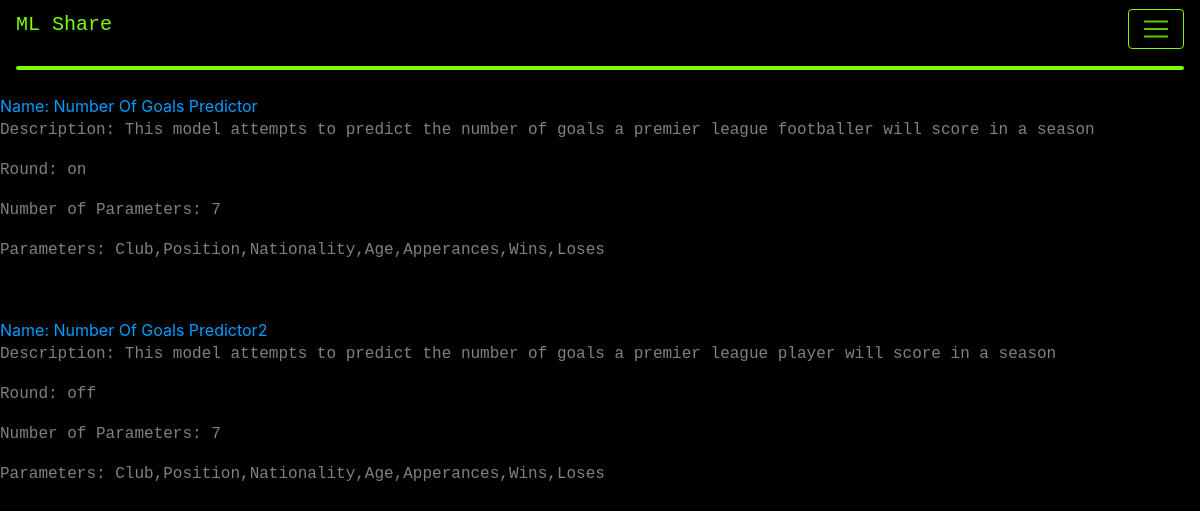
Before: /view with the older database file.
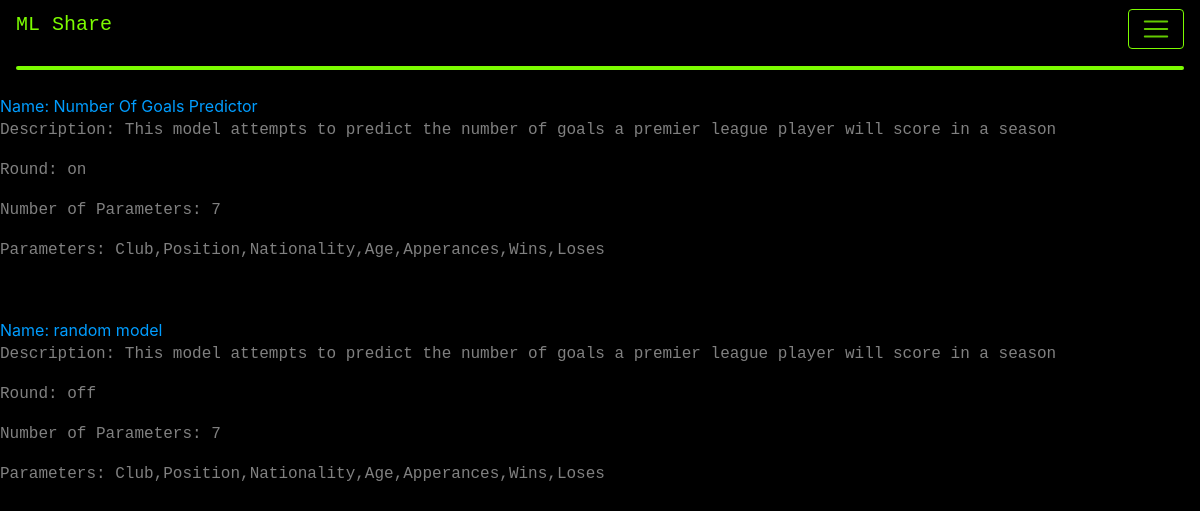
After: the same page with the newer database file.
### app.py (models this page shows, shortened)
class models(db.Model):
    _id = db.Column("id", db.Integer, primary_key=True)
    filename = db.Column(db.String(50))
    filedescription = db.Column(db.String(200))
    data = db.Column(db.LargeBinary)
    instructions = db.Column(db.LargeBinary)
    isround = db.Column(db.String(50))
    dictionary = db.Column(db.LargeBinary)
    parameterorder = db.Column(db.String(50))
    numberofparameters = db.Column(db.Integer())

### app.py (the view)
@app.route("/view")
def view():
    return render_template("view.html", values=models.query.all())

### templates/view.html (shortened to what this page needs)
{% extends "base.html" %}
{% block content %}
    {% for item in values %}
        <a href={{ url_for('view_model', name=item.filename) }}>Name: {{item.filename}}</a>
        <p>Description: {{item.filedescription}}</p>
        <p>Round: {{item.isround}}</p>
        <p>Number of Parameters: {{item.numberofparameters}}</p>
        <p>Parameters: {{item.parameterorder}}</p>
        <p>&ensp;</p>
    {% endfor %}
{% endblock %}

### templates/base.html (shortened to what this page needs)
<html>
<head>
    <link rel="stylesheet" href="https://cdn.jsdelivr.net/npm/bootstrap@4.3.1/dist/css/bootstrap.min.css">
</head>
<link rel="stylesheet" href="/static/styles/style.css"/>
    <body style="background-color:black;">
      <nav class="navbar navbar-dark ", style="background-color: black">
        <a class="navbar-brand" href="/"> <h5>ML Share</h5></a>
        <button class="navbar-toggler ml-auto custom-toggler" type="button" data-toggle="collapse" data-target="#navbarNav" aria-controls="navbarNav" aria-expanded="false" aria-label="Toggle navigation">
          <span class="navbar-toggler-icon"></span>
        </button>
        <hr class="rounded">
      </nav>
        {% block content %}
        {% endblock %}
    </body>
</html>

### static/styles/style.css (style rules this page uses)
.custom-toggler.navbar-toggler { border-color: lawngreen; }
p { color: grey; font-family: "Lucida Console", "Courier New", "monospace"; }
h5 { color: lawngreen; font-family: "Lucida Console", "Courier New", "monospace"; }
a { color: rgb(0, 157, 255); }
hr.rounded { border-top: 4px solid lawngreen; width: 100%; height: 0.1%; }

Changed rows visible on the page:
changed models "Number Of Goals Predictor": filedescription "This model attempts to predict the number of goals a premier league footballer will score in a season" → "This model attempts to predict the number of goals a premier league player will score in a season"
changed models "off": filename "Number Of Goals Predictor2" → "random model"
